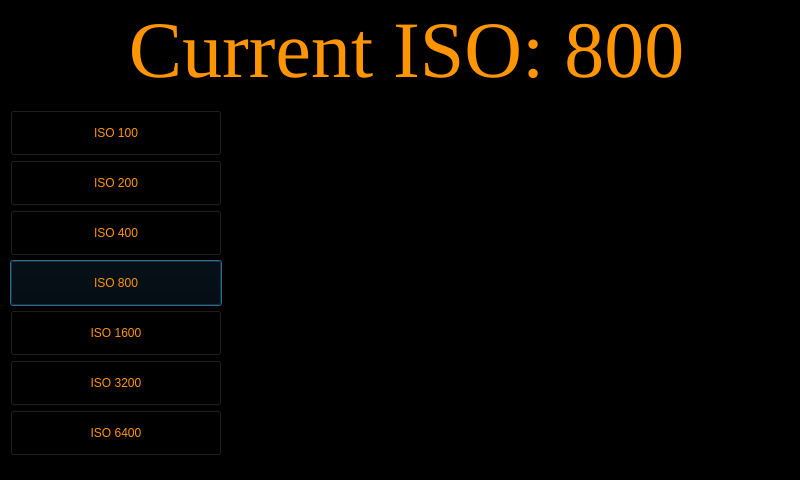
<?xml version="1.0" encoding="UTF-8"?>
<ui version="4.0">
 <class>ISOConfigurationMenu</class>
 <widget class="QWidget" name="ISOConfigurationMenu">
  <property name="windowModality">
   <enum>Qt::WindowModal</enum>
  </property>
  <property name="enabled">
   <bool>true</bool>
  </property>
  <property name="geometry">
   <rect>
    <x>0</x>
    <y>0</y>
    <width>800</width>
    <height>480</height>
   </rect>
  </property>
  <property name="palette">
   <palette>
    <active>
     <colorrole role="WindowText">
      <brush brushstyle="SolidPattern">
       <color alpha="255">
        <red>255</red>
        <green>149</green>
        <blue>1</blue>
       </color>
      </brush>
     </colorrole>
     <colorrole role="Button">
      <brush brushstyle="SolidPattern">
       <color alpha="255">
        <red>0</red>
        <green>0</green>
        <blue>0</blue>
       </color>
      </brush>
     </colorrole>
     <colorrole role="Light">
      <brush brushstyle="SolidPattern">
       <color alpha="255">
        <red>0</red>
        <green>0</green>
        <blue>0</blue>
       </color>
      </brush>
     </colorrole>
     <colorrole role="Midlight">
      <brush brushstyle="SolidPattern">
       <color alpha="255">
        <red>106</red>
        <green>110</green>
        <blue>128</blue>
       </color>
      </brush>
     </colorrole>
     <colorrole role="Dark">
      <brush brushstyle="SolidPattern">
       <color alpha="255">
        <red>106</red>
        <green>110</green>
        <blue>128</blue>
       </color>
      </brush>
     </colorrole>
     <colorrole role="Mid">
      <brush brushstyle="SolidPattern">
       <color alpha="255">
        <red>160</red>
        <green>160</green>
        <blue>160</blue>
       </color>
      </brush>
     </colorrole>
     <colorrole role="Text">
      <brush brushstyle="SolidPattern">
       <color alpha="255">
        <red>255</red>
        <green>149</green>
        <blue>1</blue>
       </color>
      </brush>
     </colorrole>
     <colorrole role="BrightText">
      <brush brushstyle="SolidPattern">
       <color alpha="255">
        <red>106</red>
        <green>110</green>
        <blue>128</blue>
       </color>
      </brush>
     </colorrole>
     <colorrole role="ButtonText">
      <brush brushstyle="SolidPattern">
       <color alpha="255">
        <red>255</red>
        <green>149</green>
        <blue>1</blue>
       </color>
      </brush>
     </colorrole>
     <colorrole role="Base">
      <brush brushstyle="SolidPattern">
       <color alpha="255">
        <red>0</red>
        <green>0</green>
        <blue>0</blue>
       </color>
      </brush>
     </colorrole>
     <colorrole role="Window">
      <brush brushstyle="SolidPattern">
       <color alpha="255">
        <red>0</red>
        <green>0</green>
        <blue>0</blue>
       </color>
      </brush>
     </colorrole>
     <colorrole role="Shadow">
      <brush brushstyle="SolidPattern">
       <color alpha="255">
        <red>255</red>
        <green>170</green>
        <blue>0</blue>
       </color>
      </brush>
     </colorrole>
     <colorrole role="Highlight">
      <brush brushstyle="SolidPattern">
       <color alpha="255">
        <red>106</red>
        <green>110</green>
        <blue>128</blue>
       </color>
      </brush>
     </colorrole>
     <colorrole role="HighlightedText">
      <brush brushstyle="SolidPattern">
       <color alpha="255">
        <red>255</red>
        <green>149</green>
        <blue>1</blue>
       </color>
      </brush>
     </colorrole>
     <colorrole role="Link">
      <brush brushstyle="SolidPattern">
       <color alpha="255">
        <red>106</red>
        <green>110</green>
        <blue>128</blue>
       </color>
      </brush>
     </colorrole>
     <colorrole role="AlternateBase">
      <brush brushstyle="SolidPattern">
       <color alpha="255">
        <red>0</red>
        <green>0</green>
        <blue>0</blue>
       </color>
      </brush>
     </colorrole>
     <colorrole role="ToolTipBase">
      <brush brushstyle="SolidPattern">
       <color alpha="255">
        <red>0</red>
        <green>0</green>
        <blue>0</blue>
       </color>
      </brush>
     </colorrole>
     <colorrole role="ToolTipText">
      <brush brushstyle="SolidPattern">
       <color alpha="255">
        <red>255</red>
        <green>149</green>
        <blue>1</blue>
       </color>
      </brush>
     </colorrole>
    </active>
    <inactive>
     <colorrole role="WindowText">
      <brush brushstyle="SolidPattern">
       <color alpha="255">
        <red>255</red>
        <green>149</green>
        <blue>1</blue>
       </color>
      </brush>
     </colorrole>
     <colorrole role="Button">
      <brush brushstyle="SolidPattern">
       <color alpha="255">
        <red>0</red>
        <green>0</green>
        <blue>0</blue>
       </color>
      </brush>
     </colorrole>
     <colorrole role="Light">
      <brush brushstyle="SolidPattern">
       <color alpha="255">
        <red>0</red>
        <green>0</green>
        <blue>0</blue>
       </color>
      </brush>
     </colorrole>
     <colorrole role="Midlight">
      <brush brushstyle="SolidPattern">
       <color alpha="255">
        <red>106</red>
        <green>110</green>
        <blue>128</blue>
       </color>
      </brush>
     </colorrole>
     <colorrole role="Dark">
      <brush brushstyle="SolidPattern">
       <color alpha="255">
        <red>106</red>
        <green>110</green>
        <blue>128</blue>
       </color>
      </brush>
     </colorrole>
     <colorrole role="Text">
      <brush brushstyle="SolidPattern">
       <color alpha="255">
        <red>255</red>
        <green>149</green>
        <blue>1</blue>
       </color>
      </brush>
     </colorrole>
     <colorrole role="BrightText">
      <brush brushstyle="SolidPattern">
       <color alpha="255">
        <red>106</red>
        <green>110</green>
        <blue>128</blue>
       </color>
      </brush>
     </colorrole>
     <colorrole role="ButtonText">
      <brush brushstyle="SolidPattern">
       <color alpha="255">
        <red>255</red>
        <green>149</green>
        <blue>1</blue>
       </color>
      </brush>
     </colorrole>
     <colorrole role="Window">
      <brush brushstyle="SolidPattern">
       <color alpha="255">
        <red>0</red>
        <green>0</green>
        <blue>0</blue>
       </color>
      </brush>
     </colorrole>
     <colorrole role="Highlight">
      <brush brushstyle="SolidPattern">
       <color alpha="255">
        <red>106</red>
        <green>110</green>
        <blue>128</blue>
       </color>
      </brush>
     </colorrole>
     <colorrole role="HighlightedText">
      <brush brushstyle="SolidPattern">
       <color alpha="255">
        <red>255</red>
        <green>149</green>
        <blue>1</blue>
       </color>
      </brush>
     </colorrole>
     <colorrole role="Link">
      <brush brushstyle="SolidPattern">
       <color alpha="255">
        <red>106</red>
        <green>110</green>
        <blue>128</blue>
       </color>
      </brush>
     </colorrole>
     <colorrole role="AlternateBase">
      <brush brushstyle="SolidPattern">
       <color alpha="255">
        <red>0</red>
        <green>0</green>
        <blue>0</blue>
       </color>
      </brush>
     </colorrole>
     <colorrole role="ToolTipBase">
      <brush brushstyle="SolidPattern">
       <color alpha="255">
        <red>0</red>
        <green>0</green>
        <blue>0</blue>
       </color>
      </brush>
     </colorrole>
     <colorrole role="ToolTipText">
      <brush brushstyle="SolidPattern">
       <color alpha="255">
        <red>255</red>
        <green>149</green>
        <blue>1</blue>
       </color>
      </brush>
     </colorrole>
    </inactive>
    <disabled>
     <colorrole role="WindowText">
      <brush brushstyle="SolidPattern">
       <color alpha="255">
        <red>106</red>
        <green>110</green>
        <blue>128</blue>
       </color>
      </brush>
     </colorrole>
     <colorrole role="Button">
      <brush brushstyle="SolidPattern">
       <color alpha="255">
        <red>0</red>
        <green>0</green>
        <blue>0</blue>
       </color>
      </brush>
     </colorrole>
     <colorrole role="Midlight">
      <brush brushstyle="SolidPattern">
       <color alpha="255">
        <red>106</red>
        <green>110</green>
        <blue>128</blue>
       </color>
      </brush>
     </colorrole>
     <colorrole role="Dark">
      <brush brushstyle="SolidPattern">
       <color alpha="255">
        <red>106</red>
        <green>110</green>
        <blue>128</blue>
       </color>
      </brush>
     </colorrole>
     <colorrole role="Text">
      <brush brushstyle="SolidPattern">
       <color alpha="255">
        <red>106</red>
        <green>110</green>
        <blue>128</blue>
       </color>
      </brush>
     </colorrole>
     <colorrole role="BrightText">
      <brush brushstyle="SolidPattern">
       <color alpha="255">
        <red>106</red>
        <green>110</green>
        <blue>128</blue>
       </color>
      </brush>
     </colorrole>
     <colorrole role="ButtonText">
      <brush brushstyle="SolidPattern">
       <color alpha="255">
        <red>106</red>
        <green>110</green>
        <blue>128</blue>
       </color>
      </brush>
     </colorrole>
     <colorrole role="Base">
      <brush brushstyle="SolidPattern">
       <color alpha="255">
        <red>255</red>
        <green>255</green>
        <blue>255</blue>
       </color>
      </brush>
     </colorrole>
     <colorrole role="Window">
      <brush brushstyle="SolidPattern">
       <color alpha="255">
        <red>0</red>
        <green>0</green>
        <blue>0</blue>
       </color>
      </brush>
     </colorrole>
     <colorrole role="Link">
      <brush brushstyle="SolidPattern">
       <color alpha="255">
        <red>106</red>
        <green>110</green>
        <blue>128</blue>
       </color>
      </brush>
     </colorrole>
     <colorrole role="ToolTipText">
      <brush brushstyle="SolidPattern">
       <color alpha="255">
        <red>255</red>
        <green>149</green>
        <blue>1</blue>
       </color>
      </brush>
     </colorrole>
    </disabled>
   </palette>
  </property>
  <property name="windowTitle">
   <string>ISOConfigurationMenu</string>
  </property>
  <property name="autoFillBackground">
   <bool>false</bool>
  </property>
  <widget class="QLabel" name="CurrentISOLabel">
   <property name="geometry">
    <rect>
     <x>116</x>
     <y>0</y>
     <width>581</width>
     <height>100</height>
    </rect>
   </property>
   <property name="font">
    <font>
     <family>Times New Roman</family>
     <pointsize>60</pointsize>
    </font>
   </property>
   <property name="text">
    <string>Current ISO: 800</string>
   </property>
   <property name="alignment">
    <set>Qt::AlignCenter</set>
   </property>
  </widget>
  <widget class="QPushButton" name="ISO100Button">
   <property name="geometry">
    <rect>
     <x>10</x>
     <y>110</y>
     <width>212</width>
     <height>46</height>
    </rect>
   </property>
   <property name="styleSheet">
    <string notr="true">background-color: rgb(0, 0, 0);
color: rgb(255, 149, 1);</string>
   </property>
   <property name="text">
    <string>ISO 100</string>
   </property>
   <property name="checkable">
    <bool>false</bool>
   </property>
  </widget>
  <widget class="QPushButton" name="ISO200Button">
   <property name="geometry">
    <rect>
     <x>10</x>
     <y>160</y>
     <width>212</width>
     <height>46</height>
    </rect>
   </property>
   <property name="styleSheet">
    <string notr="true">background-color: rgb(0, 0, 0);
color: rgb(255, 149, 1);</string>
   </property>
   <property name="text">
    <string>ISO 200</string>
   </property>
  </widget>
  <widget class="QPushButton" name="ISO400Button">
   <property name="geometry">
    <rect>
     <x>10</x>
     <y>210</y>
     <width>212</width>
     <height>46</height>
    </rect>
   </property>
   <property name="styleSheet">
    <string notr="true">background-color: rgb(0, 0, 0);
color: rgb(255, 149, 1);</string>
   </property>
   <property name="text">
    <string>ISO 400</string>
   </property>
  </widget>
  <widget class="QPushButton" name="ISO800Button">
   <property name="geometry">
    <rect>
     <x>10</x>
     <y>260</y>
     <width>212</width>
     <height>46</height>
    </rect>
   </property>
   <property name="styleSheet">
    <string notr="true">color: rgb(255, 149, 1);
selection-color: rgb(255, 255, 255);
background-color: rgb(0, 0, 0);</string>
   </property>
   <property name="text">
    <string>ISO 800</string>
   </property>
   <property name="autoDefault">
    <bool>true</bool>
   </property>
   <property name="default">
    <bool>true</bool>
   </property>
  </widget>
  <widget class="QPushButton" name="ISO1600Button">
   <property name="geometry">
    <rect>
     <x>10</x>
     <y>310</y>
     <width>212</width>
     <height>46</height>
    </rect>
   </property>
   <property name="styleSheet">
    <string notr="true">background-color: rgb(0, 0, 0);
color: rgb(255, 149, 1);</string>
   </property>
   <property name="text">
    <string>ISO 1600</string>
   </property>
  </widget>
  <widget class="QPushButton" name="ISO3200Button">
   <property name="geometry">
    <rect>
     <x>10</x>
     <y>360</y>
     <width>212</width>
     <height>46</height>
    </rect>
   </property>
   <property name="styleSheet">
    <string notr="true">background-color: rgb(0, 0, 0);
color: rgb(255, 149, 1);</string>
   </property>
   <property name="text">
    <string>ISO 3200</string>
   </property>
  </widget>
  <widget class="QPushButton" name="ISO6400Button">
   <property name="geometry">
    <rect>
     <x>10</x>
     <y>410</y>
     <width>212</width>
     <height>46</height>
    </rect>
   </property>
   <property name="styleSheet">
    <string notr="true">background-color: rgb(0, 0, 0);
color: rgb(255, 149, 1);</string>
   </property>
   <property name="text">
    <string>ISO 6400</string>
   </property>
  </widget>
 </widget>
 <resources/>
 <connections/>
</ui>
